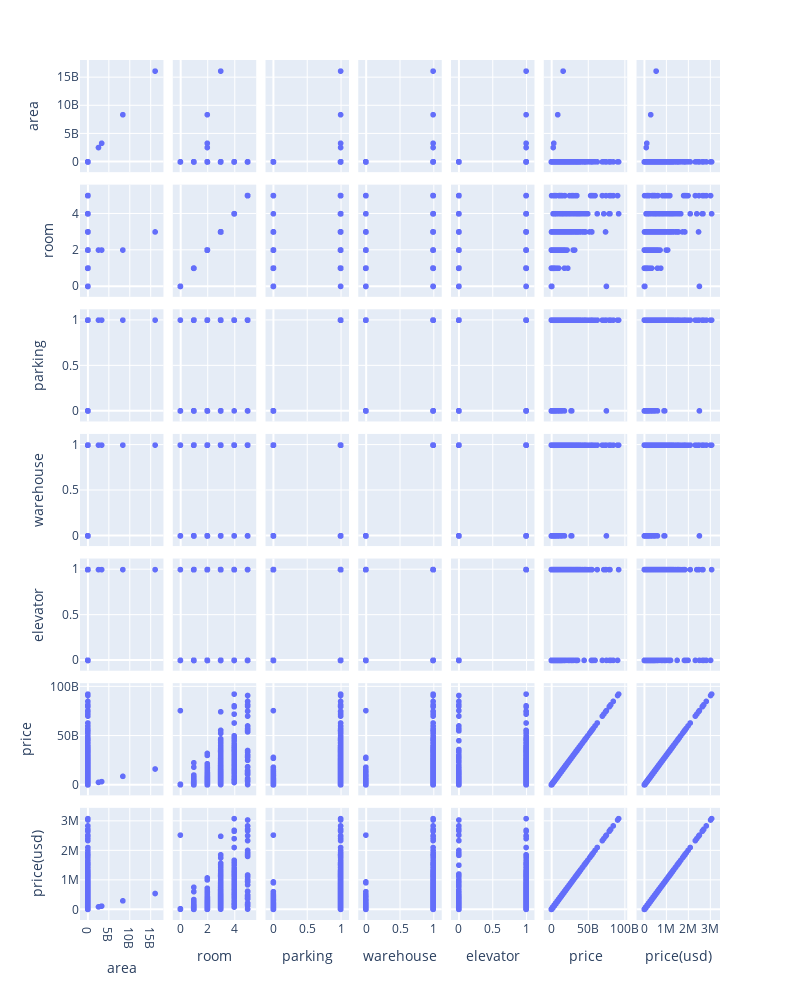

The notebook cell saved with this chart:
### Markdown cell above
## Create Pairplot

### Code cell
px.scatter_matrix(df.drop(['address'],axis=1),width=800, height=1000)

### Figure 1 — Plotly figure (JSON) as saved in the notebook; plotly's stock layout.template omitted (floating-point values rounded to 4 significant figures; data arrays with more than 128 entries replaced by an {"elided": "..."} marker saying what was removed)
{"data": [{"dimensions": [{"axis": {"matches": true}, "label": "area", "values": {"elided": "3456 int values"}}, {"axis": {"matches": true}, "label": "room", "values": {"elided": "3456 int values"}}, {"axis": {"matches": true}, "label": "parking", "values": {"elided": "3456 int values"}}, {"axis": {"matches": true}, "label": "warehouse", "values": {"elided": "3456 int values"}}, {"axis": {"matches": true}, "label": "elevator", "values": {"elided": "3456 int values"}}, {"axis": {"matches": true}, "label": "price", "values": {"elided": "3456 int values"}}, {"axis": {"matches": true}, "label": "price(usd)", "values": {"elided": "3456 float values"}}], "hovertemplate": "%{xaxis.title.text}=%{x}<br>%{yaxis.title.text}=%{y}<extra></extra>", "legendgroup": "", "marker": {"color": "#636efa", "symbol": "circle"}, "name": "", "showlegend": false, "type": "splom"}], "layout": {"dragmode": "select", "height": 1000, "legend": {"tracegroupgap": 0}, "margin": {"t": 60}, "width": 800}}
